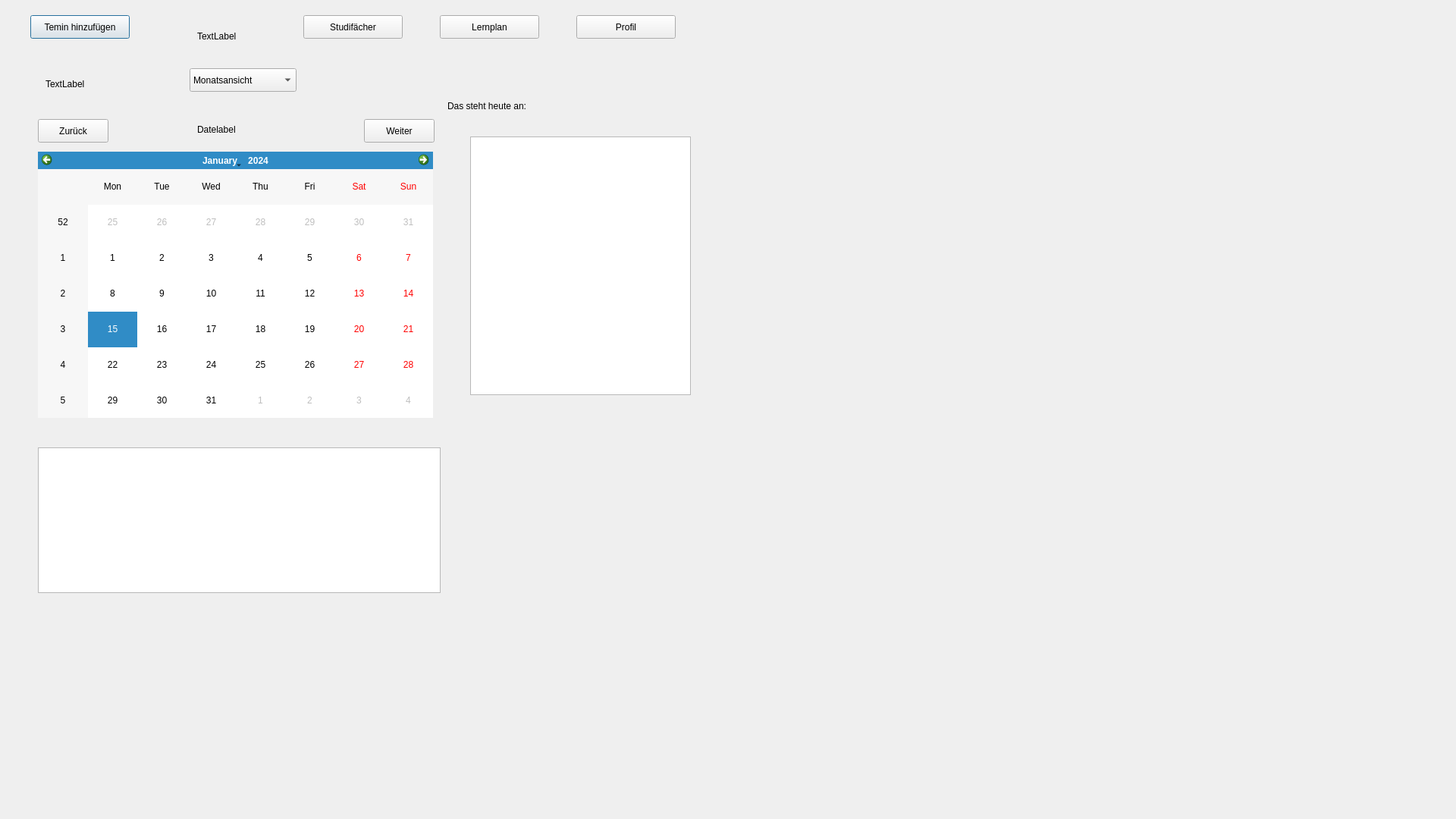
<?xml version="1.0" encoding="UTF-8"?>
<ui version="4.0">
 <class>Monatsansicht</class>
 <widget class="QDialog" name="Monatsansicht">
  <property name="geometry">
   <rect>
    <x>0</x>
    <y>0</y>
    <width>1920</width>
    <height>1080</height>
   </rect>
  </property>
  <property name="windowTitle">
   <string>Dialog</string>
  </property>
  <property name="styleSheet">
   <string notr="true"/>
  </property>
  <widget class="QCalendarWidget" name="calendarWidget">
   <property name="geometry">
    <rect>
     <x>50</x>
     <y>200</y>
     <width>521</width>
     <height>351</height>
    </rect>
   </property>
  </widget>
  <widget class="QPushButton" name="termin_erstellen">
   <property name="geometry">
    <rect>
     <x>40</x>
     <y>20</y>
     <width>131</width>
     <height>31</height>
    </rect>
   </property>
   <property name="text">
    <string>Temin hinzufügen</string>
   </property>
  </widget>
  <widget class="QPushButton" name="faecher">
   <property name="geometry">
    <rect>
     <x>400</x>
     <y>20</y>
     <width>131</width>
     <height>31</height>
    </rect>
   </property>
   <property name="text">
    <string>Studifächer</string>
   </property>
  </widget>
  <widget class="QPushButton" name="profil">
   <property name="geometry">
    <rect>
     <x>760</x>
     <y>20</y>
     <width>131</width>
     <height>31</height>
    </rect>
   </property>
   <property name="text">
    <string>Profil</string>
   </property>
  </widget>
  <widget class="QPushButton" name="lernplan">
   <property name="geometry">
    <rect>
     <x>580</x>
     <y>20</y>
     <width>131</width>
     <height>31</height>
    </rect>
   </property>
   <property name="text">
    <string>Lernplan</string>
   </property>
  </widget>
  <widget class="QLabel" name="label">
   <property name="geometry">
    <rect>
     <x>590</x>
     <y>130</y>
     <width>131</width>
     <height>20</height>
    </rect>
   </property>
   <property name="text">
    <string>Das steht heute an:</string>
   </property>
  </widget>
  <widget class="QLabel" name="DateLabel">
   <property name="geometry">
    <rect>
     <x>260</x>
     <y>160</y>
     <width>181</width>
     <height>21</height>
    </rect>
   </property>
   <property name="text">
    <string>Datelabel</string>
   </property>
  </widget>
  <widget class="QComboBox" name="ansicht">
   <property name="geometry">
    <rect>
     <x>250</x>
     <y>90</y>
     <width>141</width>
     <height>31</height>
    </rect>
   </property>
   <item>
    <property name="text">
     <string>Monatsansicht</string>
    </property>
   </item>
   <item>
    <property name="text">
     <string>Tagesansicht</string>
    </property>
   </item>
   <item>
    <property name="text">
     <string>Wochenansicht</string>
    </property>
   </item>
  </widget>
  <widget class="QPushButton" name="monat_vor">
   <property name="geometry">
    <rect>
     <x>480</x>
     <y>157</y>
     <width>93</width>
     <height>31</height>
    </rect>
   </property>
   <property name="text">
    <string>Weiter</string>
   </property>
  </widget>
  <widget class="QPushButton" name="monat_zurueck">
   <property name="geometry">
    <rect>
     <x>50</x>
     <y>157</y>
     <width>93</width>
     <height>31</height>
    </rect>
   </property>
   <property name="text">
    <string>Zurück</string>
   </property>
  </widget>
  <widget class="QTableView" name="tableView">
   <property name="geometry">
    <rect>
     <x>50</x>
     <y>590</y>
     <width>531</width>
     <height>192</height>
    </rect>
   </property>
  </widget>
  <widget class="QTableView" name="tableView_2">
   <property name="geometry">
    <rect>
     <x>620</x>
     <y>180</y>
     <width>291</width>
     <height>341</height>
    </rect>
   </property>
  </widget>
  <widget class="QLabel" name="label_2">
   <property name="geometry">
    <rect>
     <x>60</x>
     <y>100</y>
     <width>161</width>
     <height>21</height>
    </rect>
   </property>
   <property name="text">
    <string>TextLabel</string>
   </property>
  </widget>
  <widget class="QLabel" name="wochentag">
   <property name="geometry">
    <rect>
     <x>260</x>
     <y>40</y>
     <width>55</width>
     <height>16</height>
    </rect>
   </property>
   <property name="text">
    <string>TextLabel</string>
   </property>
  </widget>
 </widget>
 <resources/>
 <connections/>
</ui>
